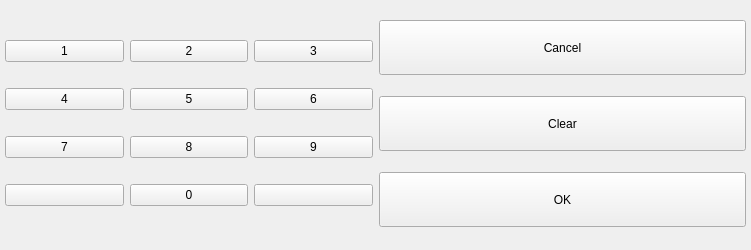
   <widget class="QWidget" name="TouchPanel" native="true">
    <property name="geometry">
     <rect>
      <x>21</x>
      <y>310</y>
      <width>751</width>
      <height>250</height>
     </rect>
    </property>
    <property name="styleSheet">
     <string notr="true"/>
    </property>
    <layout class="QGridLayout" name="bottomPanelLayout">
     <property name="leftMargin">
      <number>5</number>
     </property>
     <property name="topMargin">
      <number>5</number>
     </property>
     <property name="rightMargin">
      <number>5</number>
     </property>
     <property name="bottomMargin">
      <number>5</number>
     </property>
     <item row="2" column="1">
      <widget class="QPushButton" name="button_3green_OK">
       <property name="minimumSize">
        <size>
         <width>0</width>
         <height>55</height>
        </size>
       </property>
       <property name="styleSheet">
        <string notr="true"/>
       </property>
       <property name="text">
        <string>OK</string>
       </property>
      </widget>
     </item>
     <item row="0" column="0" rowspan="3">
      <layout class="QGridLayout" name="numpadLayout">
       <item row="2" column="1">
        <widget class="QPushButton" name="num_8">
         <property name="text">
          <string>8</string>
         </property>
        </widget>
       </item>
       <item row="3" column="0">
        <widget class="QPushButton" name="num_left">
         <property name="text">
          <string/>
         </property>
        </widget>
       </item>
       <item row="0" column="2">
        <widget class="QPushButton" name="num_3">
         <property name="text">
          <string>3</string>
         </property>
        </widget>
       </item>
       <item row="0" column="1">
        <widget class="QPushButton" name="num_2">
         <property name="text">
          <string>2</string>
         </property>
        </widget>
       </item>
       <item row="1" column="0">
        <widget class="QPushButton" name="num_4">
         <property name="text">
          <string>4</string>
         </property>
        </widget>
       </item>
       <item row="1" column="2">
        <widget class="QPushButton" name="num_6">
         <property name="text">
          <string>6</string>
         </property>
        </widget>
       </item>
       <item row="1" column="1">
        <widget class="QPushButton" name="num_5">
         <property name="text">
          <string>5</string>
         </property>
        </widget>
       </item>
       <item row="3" column="2">
        <widget class="QPushButton" name="num_right">
         <property name="text">
          <string/>
         </property>
        </widget>
       </item>
       <item row="3" column="1">
        <widget class="QPushButton" name="num_0">
         <property name="text">
          <string>0</string>
         </property>
        </widget>
       </item>
       <item row="2" column="0">
        <widget class="QPushButton" name="num_7">
         <property name="text">
          <string>7</string>
         </property>
        </widget>
       </item>
       <item row="2" column="2">
        <widget class="QPushButton" name="num_9">
         <property name="text">
          <string>9</string>
         </property>
        </widget>
       </item>
       <item row="0" column="0">
        <widget class="QPushButton" name="num_1">
         <property name="text">
          <string>1</string>
         </property>
        </widget>
       </item>
      </layout>
     </item>
     <item row="1" column="1">
      <widget class="QPushButton" name="button_2yellow_CLEAR">
       <property name="minimumSize">
        <size>
         <width>0</width>
         <height>55</height>
        </size>
       </property>
       <property name="styleSheet">
        <string notr="true"/>
       </property>
       <property name="text">
        <string>Clear</string>
       </property>
      </widget>
     </item>
     <item row="0" column="1">
      <widget class="QPushButton" name="button_1red_CANCEL">
       <property name="minimumSize">
        <size>
         <width>0</width>
         <height>55</height>
        </size>
       </property>
       <property name="styleSheet">
        <string notr="true"/>
       </property>
       <property name="text">
        <string>Cancel</string>
       </property>
      </widget>
     </item>
    </layout>
   </widget>
